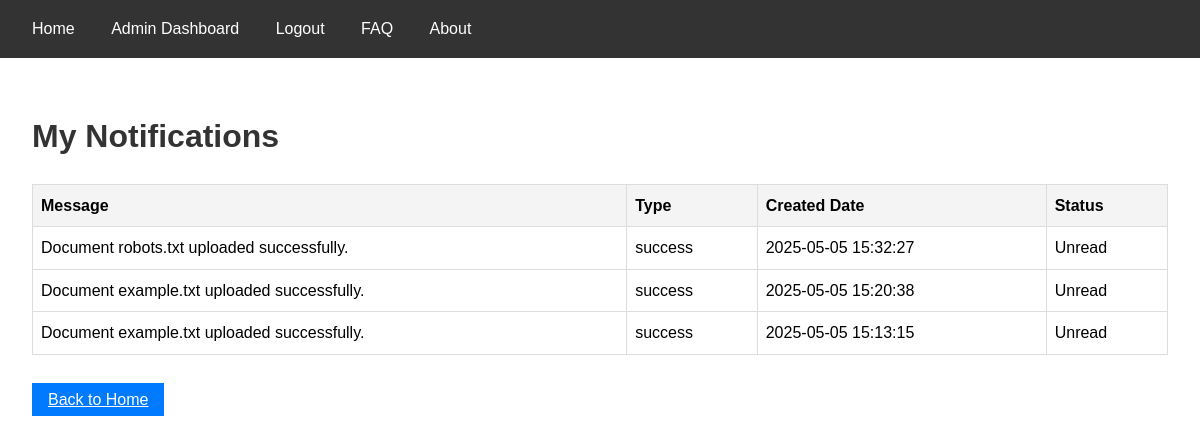
The page /notifications (signed in) on the database its author committed.
### tables this page shows
CREATE TABLE Notification (
    id INTEGER PRIMARY KEY AUTOINCREMENT,
    message TEXT NOT NULL,
    type TEXT NOT NULL CHECK(type IN ('success', 'error', 'info')),
    created_date DATETIME DEFAULT CURRENT_TIMESTAMP,
    created_by TEXT NOT NULL DEFAULT 'System',
    updated_date DATETIME DEFAULT CURRENT_TIMESTAMP,
    updated_by TEXT NOT NULL DEFAULT 'System',
    is_deleted BOOLEAN DEFAULT FALSE,
    admin_remarks TEXT
);

### app/routes/main_routes.py (the view)
@main_bp.route('/notifications')
def notifications():
    if 'user_id' not in session:
        flash('Please log in to view notifications.', 'error')
        return redirect(url_for('auth.login'))
    conn = get_db_connection()
    notifications = conn.execute(
        'SELECT n.*, nr.is_read FROM Notification n JOIN NotificationReceiver nr ON n.id = nr.notification_id '
        'WHERE nr.user_id = ? AND n.is_deleted = 0 AND nr.is_deleted = 0 ORDER BY n.created_date DESC',
        (session['user_id'],)
    ).fetchall()
    conn.close()
    return render_template('notifications.html', notifications=notifications)

### app/utils/db.py (called while the page is built)
def get_db_connection():
    conn = sqlite3.connect(current_app.config['DATABASE'])
    conn.row_factory = sqlite3.Row
    return conn

### app/utils/logging.py (called while the page is built)
def log_action(table_name, record_id, action, remarks, error_code=None, request_time=None):
    conn = get_db_connection()
    try:
        conn.execute(
            'INSERT INTO Logs (table_name, record_id, action, system_remarks, error_code, request_time, created_by, updated_by) '
            'VALUES (?, ?, ?, ?, ?, ?, ?, ?)',
            (table_name, record_id, action, remarks, error_code, request_time,
             session.get('email', 'System'), session.get('email', 'System'))
        )
        conn.commit()
    finally:
        conn.close()

### app/templates/notifications.html (shortened to what this page needs)
{% extends 'layout.html' %}
{% block content %}
    <h1>My Notifications</h1>
    {% if notifications %}
        <table>
            <thead>
                <tr>
                    <th>Message</th>
                    <th>Type</th>
                    <th>Created Date</th>
                    <th>Status</th>
                </tr>
            </thead>
            <tbody>
                {% for notification in notifications %}
                    <tr>
                        <td>{{ notification.message }}</td>
                        <td>{{ notification.type }}</td>
                        <td>{{ notification.created_date }}</td>
                        <td>{{ 'Read' if notification.is_read else 'Unread' }}</td>
                    </tr>
                {% endfor %}
            </tbody>
        </table>
    {% else %}
        <p>No notifications found.</p>
    {% endif %}
    <a href="{{ url_for('main.home') }}" class="btn">Back to Home</a>
{% endblock %}

### app/templates/layout.html (shortened to what this page needs)
<!DOCTYPE html>
<html lang="en">
<head>
    <link rel="stylesheet" href="{{ url_for('static', filename='css/styles.css') }}">
</head>
<body>
    <nav>
        <a href="{{ url_for('main.home') }}">Home</a>
        {% if session.get('user_id') %}
            {% if session.get('is_admin') %}
                <a href="{{ url_for('admin.dashboard') }}">Admin Dashboard</a>
            {% else %}
                <a href="{{ url_for('main.upload') }}">Upload</a>
                <a href="{{ url_for('main.profile') }}">Profile</a>
                <a href="{{ url_for('main.notifications') }}">Notifications</a>
            {% endif %}
            <a href="{{ url_for('auth.logout') }}">Logout</a>
        {% else %}
            <a href="{{ url_for('auth.login') }}">Login</a>
            <a href="{{ url_for('auth.signup') }}">Signup</a>
        {% endif %}
        <a href="{{ url_for('main.faq') }}">FAQ</a>
        <a href="{{ url_for('main.about') }}">About</a>
    </nav>
    <main>
        {% block content %}{% endblock %}
    </main>
</body>
</html>

### app/static/css/styles.css (style rules this page uses)
body { font-family: Arial, sans-serif; margin: 0; padding: 0; line-height: 1.6; }
nav { background: #333; padding: 1rem; }
nav a { color: white; margin: 0 1rem; text-decoration: none; }
main { padding: 2rem; max-width: 1200px; margin: 0 auto; }
h1 { color: #333; }
button, .btn { padding: 0.5rem 1rem; background: #007bff; color: white; border: none; cursor: pointer; }
table { width: 100%; border-collapse: collapse; margin-bottom: 2rem; }
th, td { border: 1px solid #ddd; padding: 0.75rem; text-align: left; }
th { background: #f4f4f4; font-weight: bold; }

### app/templates/notifications.html (style rules this page uses)
table { width: 100%; border-collapse: collapse; }
th, td { border: 1px solid #ddd; padding: 0.5rem; text-align: left; }
th { background: #f4f4f4; }

### rows shown on the page
Notification: message "Document robots.txt uploaded successfully.", type "success", created_date "2025-05-05 15:32:27", is_read "Unread"
Notification: message "Document example.txt uploaded successfully.", type "success", created_date "2025-05-05 15:20:38", is_read "Unread"
Notification: message "Document example.txt uploaded successfully.", type "success", created_date "2025-05-05 15:13:15", is_read "Unread"
